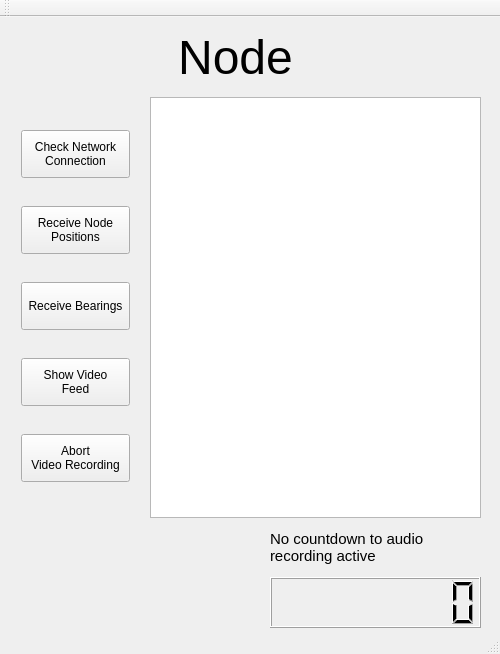
<?xml version="1.0" encoding="UTF-8"?>
<ui version="4.0">
 <class>MainWindow</class>
 <widget class="QMainWindow" name="MainWindow">
  <property name="geometry">
   <rect>
    <x>0</x>
    <y>0</y>
    <width>500</width>
    <height>654</height>
   </rect>
  </property>
  <property name="windowTitle">
   <string>Hello Application</string>
  </property>
  <widget class="QWidget" name="centralWidget">
   <widget class="QLabel" name="label">
    <property name="geometry">
     <rect>
      <x>160</x>
      <y>20</y>
      <width>151</width>
      <height>40</height>
     </rect>
    </property>
    <property name="font">
     <font>
      <pointsize>36</pointsize>
     </font>
    </property>
    <property name="text">
     <string>Node</string>
    </property>
    <property name="alignment">
     <set>Qt::AlignCenter</set>
    </property>
   </widget>
   <widget class="QLabel" name="countdownLabel">
    <property name="geometry">
     <rect>
      <x>270</x>
      <y>510</y>
      <width>211</width>
      <height>41</height>
     </rect>
    </property>
    <property name="font">
     <font>
      <pointsize>11</pointsize>
     </font>
    </property>
    <property name="text">
     <string>No countdown to audio
recording active</string>
    </property>
   </widget>
   <widget class="QTextEdit" name="statusBox">
    <property name="geometry">
     <rect>
      <x>150</x>
      <y>80</y>
      <width>331</width>
      <height>421</height>
     </rect>
    </property>
   </widget>
   <widget class="QLCDNumber" name="Countdown">
    <property name="geometry">
     <rect>
      <x>270</x>
      <y>560</y>
      <width>211</width>
      <height>51</height>
     </rect>
    </property>
    <property name="font">
     <font>
      <pointsize>10</pointsize>
     </font>
    </property>
    <property name="digitCount">
     <number>8</number>
    </property>
   </widget>
   <widget class="QWidget" name="layoutWidget">
    <property name="geometry">
     <rect>
      <x>10</x>
      <y>80</y>
      <width>131</width>
      <height>421</height>
     </rect>
    </property>
    <layout class="QVBoxLayout" name="verticalLayout">
     <item>
      <widget class="QPushButton" name="testConnectionButton">
       <property name="maximumSize">
        <size>
         <width>16777215</width>
         <height>48</height>
        </size>
       </property>
       <property name="text">
        <string>Check Network
Connection</string>
       </property>
      </widget>
     </item>
     <item>
      <widget class="QPushButton" name="receiveNodePositionsButton">
       <property name="maximumSize">
        <size>
         <width>16777215</width>
         <height>48</height>
        </size>
       </property>
       <property name="text">
        <string>Receive Node
Positions</string>
       </property>
      </widget>
     </item>
     <item>
      <widget class="QPushButton" name="receiveBearingsButton">
       <property name="maximumSize">
        <size>
         <width>16777215</width>
         <height>48</height>
        </size>
       </property>
       <property name="text">
        <string>Receive Bearings</string>
       </property>
      </widget>
     </item>
     <item>
      <widget class="QPushButton" name="showVideoButton">
       <property name="maximumSize">
        <size>
         <width>16777215</width>
         <height>48</height>
        </size>
       </property>
       <property name="text">
        <string>Show Video
Feed</string>
       </property>
      </widget>
     </item>
     <item>
      <widget class="QPushButton" name="abortVideoRecButton">
       <property name="maximumSize">
        <size>
         <width>16777215</width>
         <height>48</height>
        </size>
       </property>
       <property name="text">
        <string>Abort
Video Recording</string>
       </property>
      </widget>
     </item>
    </layout>
   </widget>
  </widget>
  <widget class="QToolBar" name="mainToolBar">
   <attribute name="toolBarArea">
    <enum>TopToolBarArea</enum>
   </attribute>
   <attribute name="toolBarBreak">
    <bool>false</bool>
   </attribute>
  </widget>
  <widget class="QStatusBar" name="statusBar"/>
 </widget>
 <layoutdefault spacing="6" margin="11"/>
 <resources/>
 <connections/>
</ui>
